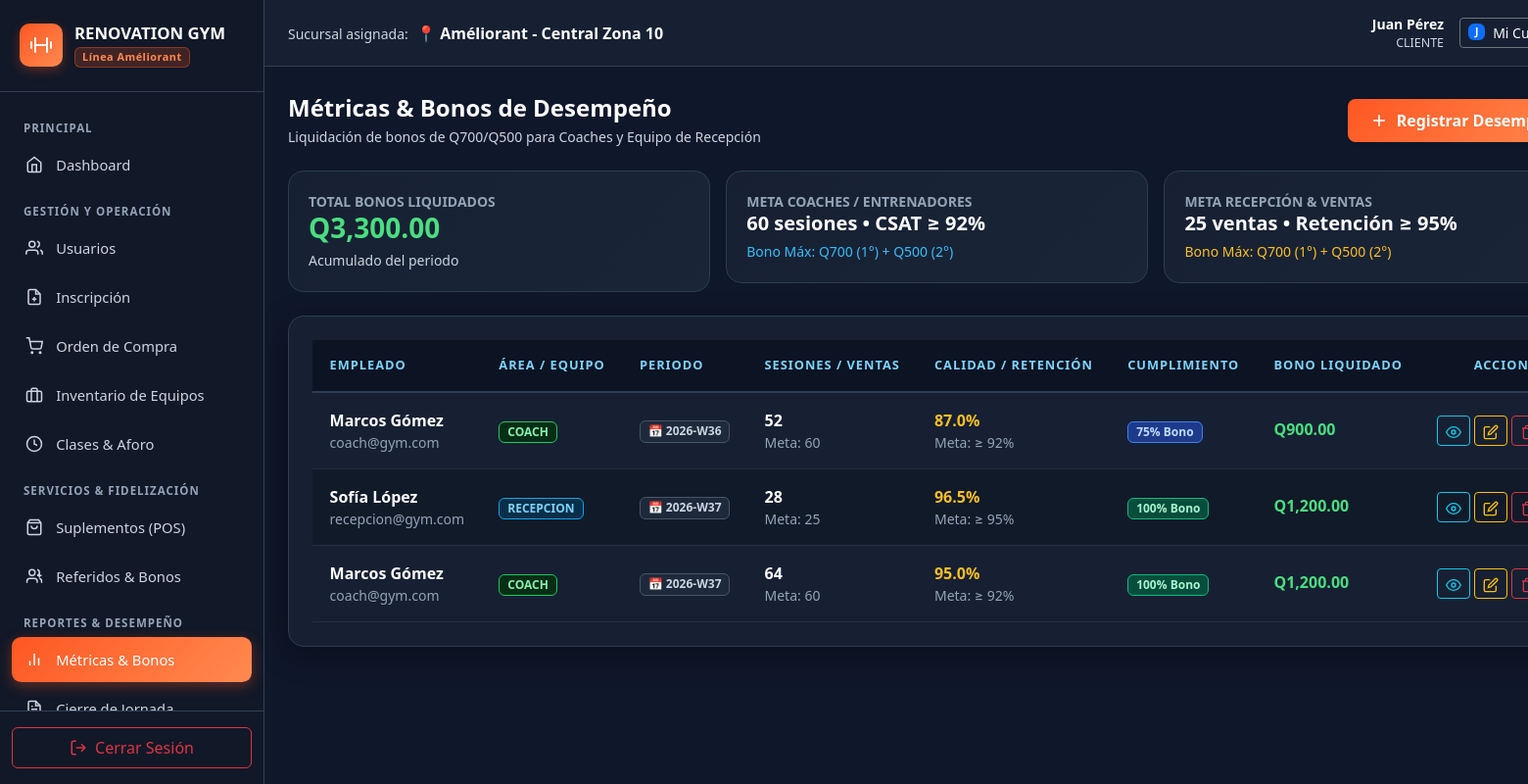
The page /metricas/index.php (signed in) on the database its author committed.
### tables this page shows
CREATE TABLE `metricas_desempeno` (
    `id` INT AUTO_INCREMENT PRIMARY KEY,
    `empleado_id` INT NOT NULL,
    `tipo_equipo` ENUM('COACH', 'RECEPCION') NOT NULL,
    `semana_periodo` VARCHAR(10) NOT NULL,          
    `sesiones_o_ventas_realizadas` INT DEFAULT 0,
    `porcentaje_csat_o_retencion` DECIMAL(5,2) DEFAULT 0.00,
    `porcentaje_bono_aplicado` INT DEFAULT 0,        
    `monto_bono_total` DECIMAL(10,2) DEFAULT 0.00,
    `fecha_calculo` TIMESTAMP DEFAULT CURRENT_TIMESTAMP,
    CONSTRAINT `fk_metricas_empleado` FOREIGN KEY (`empleado_id`) REFERENCES `usuarios` (`id`)
);

CREATE TABLE `usuarios` (
    `id` INT AUTO_INCREMENT PRIMARY KEY,
    `sucursal_id` INT NULL,                          
    `rol_id` INT NOT NULL,                           
    `nombre` VARCHAR(80) NOT NULL,
    `apellido` VARCHAR(80) NOT NULL,
    `email` VARCHAR(120) NOT NULL UNIQUE,
    `usuario` VARCHAR(50) NOT NULL UNIQUE,
    `password` VARCHAR(255) NOT NULL,                
    `tipo_persona` ENUM('INTERNO', 'TERCERIZADO', 'CLIENTE') NOT NULL,
    `huella_dactilar_hash` VARCHAR(255) UNIQUE NULL, 
    `telefono` VARCHAR(25),
    `estado` ENUM('ACTIVO', 'INACTIVO', 'SUSPENDIDO') DEFAULT 'ACTIVO',
    `ultimo_login` DATETIME NULL,
    `created_at` TIMESTAMP DEFAULT CURRENT_TIMESTAMP,
    `updated_at` TIMESTAMP DEFAULT CURRENT_TIMESTAMP ON UPDATE CURRENT_TIMESTAMP,
    CONSTRAINT `fk_usuario_sucursal` FOREIGN KEY (`sucursal_id`) REFERENCES `sucursales` (`id`) ON DELETE SET NULL,
    CONSTRAINT `fk_usuario_rol` FOREIGN KEY (`rol_id`) REFERENCES `roles` (`id`)
);

### metricas/index.php (the view, shortened to what the rows shown need)
<?php
require_once __DIR__ . '/controlador_metricas.php';
?>
<!DOCTYPE html>
<html lang="es">
<head>
    <link rel="stylesheet" href="../css/bootstrap.min.css">
    <link rel="stylesheet" href="../css/dashboard.css">
    <link rel="stylesheet" href="../css/usuarios.css">
    <link rel="stylesheet" href="../css/metricas.css">
</head>
<body>
<div class="dashboard-wrapper">
    <div class="main-content">
        <main class="content-body">
            <div class="d-flex justify-content-between align-items-center mb-4 flex-wrap gap-3">
                <div>
                    <h2 class="h4 fw-bold text-white mb-1">Métricas & Bonos de Desempeño</h2>
                </div>
            </div>
            <div class="table-responsive-card">
                <div class="table-responsive">
                    <table class="table table-custom align-middle">
                        <thead>
                            <tr>
                                <th>Empleado</th>
                                <th>Área / Equipo</th>
                                <th>Periodo</th>
                                <th>Sesiones / Ventas</th>
                                <th>Calidad / Retención</th>
                                <th>Cumplimiento</th>
                                <th>Bono Liquidado</th>
                                <th class="text-end">Acciones</th>
                            </tr>
                        </thead>
                        <tbody>
                            <?php if (empty($metricas)): ?>
                                <tr>
                                    <td colspan="8" class="text-center py-4" style="color: #94a3b8;">
                                        No hay registros de desempeño. Presiona <strong>"Registrar Desempeño"</strong> para evaluar al personal.
                                    </td>
                                </tr>
                            <?php else: ?>
                                <?php foreach ($metricas as $m): ?>
                                    <?php
                                    $badgeEq = ($m['tipo_equipo'] === 'COACH') ? 'badge-equipo-coach' : 'badge-equipo-recepcion';
                                    $pct = intval($m['porcentaje_bono_aplicado']);
                                    $badgeBono = 'badge-bono-0';
                                    if ($pct >= 100) $badgeBono = 'badge-bono-100';
                                    elseif ($pct >= 75) $badgeBono = 'badge-bono-75';
                                    elseif ($pct >= 50) $badgeBono = 'badge-bono-50';
                                    $metaSes = ($m['tipo_equipo'] === 'COACH') ? 60 : 25;
                                    $metaCsat = ($m['tipo_equipo'] === 'COACH') ? '92%' : '95%';
                                    ?>
                                    <tr>
                                        <td>
                                            <div class="fw-bold text-white"><?= htmlspecialchars($m['empleado_nombre'] . ' ' . $m['empleado_apellido']) ?></div>
                                            <div class="small" style="color: #94a3b8;"><?= htmlspecialchars($m['empleado_email']) ?></div>
                                        </td>
                                        <td>
                                            <span class="badge <?= $badgeEq ?> px-2 py-1">
                                                <?= htmlspecialchars($m['tipo_equipo']) ?>
                                            </span>
                                        </td>
                                        <td>
                                            <span class="badge" style="background-color: #1e293b; color: #cbd5e1; border: 1px solid #475569;">
                                                📅 <?= htmlspecialchars($m['semana_periodo']) ?>
                                            </span>
                                        </td>
                                        <td>
                                            <div class="fw-semibold text-white"><?= $m['sesiones_o_ventas_realizadas'] ?></div>
                                            <div class="small" style="color: #94a3b8;">Meta: <?= $metaSes ?></div>
                                        </td>
                                        <td>
                                            <div class="fw-semibold" style="color: #fbbf24;"><?= number_format($m['porcentaje_csat_o_retencion'], 1) ?>%</div>
                                            <div class="small" style="color: #94a3b8;">Meta: &ge; <?= $metaCsat ?></div>
                                        </td>
                                        <td>
                                            <span class="badge <?= $badgeBono ?> px-2 py-1">
                                                <?= $pct ?>% Bono
                                            </span>
                                        </td>
                                        <td>
                                            <h6 class="mb-0 fw-bold" style="color: #4ade80;">Q<?= number_format($m['monto_bono_total'], 2) ?></h6>
                                        </td>
                                        <td class="text-end">
                                            <div class="d-inline-flex gap-1">
                                                <button type="button" class="btn btn-sm btn-outline-info" title="Ver Desglose de Bono" onclick='verMetrica(<?= json_encode($m) ?>)'>
                                                    <svg width="16" height="16" viewBox="0 0 24 24" fill="none" stroke="currentColor" stroke-width="2"><path d="M1 12s4-8 11-8 11 8 11 8-4 8-11 8-11-8-11-8z"></path><circle cx="12" cy="12" r="3"></circle></svg>
                                                </button>
                                                <button type="button" class="btn btn-sm btn-outline-warning" title="Editar Registro" onclick='editarMetrica(<?= json_encode($m) ?>)'>
                                                    <svg width="16" height="16" viewBox="0 0 24 24" fill="none" stroke="currentColor" stroke-width="2"><path d="M11 4H4a2 2 0 0 0-2 2v14a2 2 0 0 0 2 2h14a2 2 0 0 0 2-2v-7"></path><path d="M18.5 2.5a2.121 2.121 0 0 1 3 3L12 15l-4 1 1-4 9.5-9.5z"></path></svg>
                                                </button>
                                                <button type="button" class="btn btn-sm btn-outline-danger" title="Eliminar Registro" onclick='eliminarMetrica(<?= $m["id"] ?>, "<?= htmlspecialchars($m["empleado_nombre"] . " " . $m["empleado_apellido"]) ?>", "<?= htmlspecialchars($m["semana_periodo"]) ?>")'>
                                                    <svg width="16" height="16" viewBox="0 0 24 24" fill="none" stroke="currentColor" stroke-width="2"><polyline points="3 6 5 6 21 6"></polyline><path d="M19 6v14a2 2 0 0 1-2 2H7a2 2 0 0 1-2-2V6m3 0V4a2 2 0 0 1 2-2h4a2 2 0 0 1 2 2v2"></path></svg>
                                                </button>
                                            </div>
                                        </td>
                                    </tr>
                                <?php endforeach; ?>
                            <?php endif; ?>
                        </tbody>
                    </table>
                </div>
            </div>
        </main>
    </div>
</div>
</body>
</html>

### rows shown on the page
metricas_desempeno: empleado.apellido "Marcos Gómez", empleado.email "coach@gym.com", tipo_equipo "COACH", semana_periodo "2026-W36", sesiones_o_ventas_realizadas "52", tipo_equipo "60", porcentaje_csat_o_retencion "87.0", tipo_equipo "92%", porcentaje_bono_aplicado "75", monto_bono_total "900.00"
metricas_desempeno: empleado.apellido "Sofía López", empleado.email "recepcion@gym.com", tipo_equipo "RECEPCION", semana_periodo "2026-W37", sesiones_o_ventas_realizadas "28", tipo_equipo "25", porcentaje_csat_o_retencion "96.5", tipo_equipo "95%", porcentaje_bono_aplicado "100", monto_bono_total "1,200.00"
metricas_desempeno: empleado.apellido "Marcos Gómez", empleado.email "coach@gym.com", tipo_equipo "COACH", semana_periodo "2026-W37", sesiones_o_ventas_realizadas "64", tipo_equipo "60", porcentaje_csat_o_retencion "95.0", tipo_equipo "92%", porcentaje_bono_aplicado "100", monto_bono_total "1,200.00"

### other values the page prints
$usuario_activo_suc "Améliorant - Central Zona 10"
$usuario_activo_nombre "Juan Pérez"
$usuario_activo_rol "CLIENTE"
$iniciales_activo "J"
$total_bonos_pagados "3,300.00"
